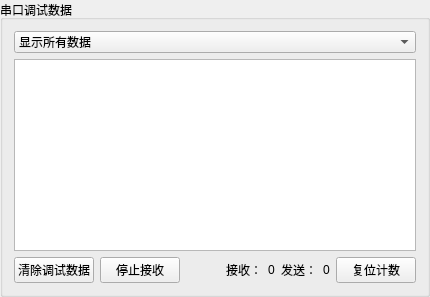
     <widget class="QGroupBox" name="Uart_Data">
      <property name="title">
       <string>串口调试数据</string>
      </property>
      <layout class="QHBoxLayout" name="horizontalLayout_16">
       <item>
        <layout class="QVBoxLayout" name="verticalLayout_5">
         <item>
          <widget class="QComboBox" name="comboBox_Show_Mode">
           <item>
            <property name="text">
             <string>显示所有数据</string>
            </property>
           </item>
           <item>
            <property name="text">
             <string>仅显示发送数据</string>
            </property>
           </item>
           <item>
            <property name="text">
             <string>仅显示接收数据</string>
            </property>
           </item>
          </widget>
         </item>
         <item>
          <widget class="QTextEdit" name="textEdit_Data">
           <property name="focusPolicy">
            <enum>Qt::WheelFocus</enum>
           </property>
           <property name="tabChangesFocus">
            <bool>false</bool>
           </property>
           <property name="readOnly">
            <bool>true</bool>
           </property>
           <property name="overwriteMode">
            <bool>false</bool>
           </property>
          </widget>
         </item>
         <item>
          <layout class="QHBoxLayout" name="horizontalLayout_15">
           <item>
            <widget class="QPushButton" name="pushButton_DelData">
             <property name="sizePolicy">
              <sizepolicy hsizetype="Minimum" vsizetype="Preferred">
               <horstretch>0</horstretch>
               <verstretch>0</verstretch>
              </sizepolicy>
             </property>
             <property name="text">
              <string>清除调试数据</string>
             </property>
            </widget>
           </item>
           <item>
            <widget class="QPushButton" name="pushButton_Rec_Mode">
             <property name="text">
              <string>停止接收</string>
             </property>
            </widget>
           </item>
           <item>
            <spacer name="horizontalSpacer_3">
             <property name="orientation">
              <enum>Qt::Horizontal</enum>
             </property>
             <property name="sizeHint" stdset="0">
              <size>
               <width>40</width>
               <height>20</height>
              </size>
             </property>
            </spacer>
           </item>
           <item>
            <widget class="QLabel" name="label_Rec_Text">
             <property name="text">
              <string>接收：</string>
             </property>
            </widget>
           </item>
           <item>
            <widget class="QLabel" name="label_Rec_Num">
             <property name="text">
              <string>0</string>
             </property>
            </widget>
           </item>
           <item>
            <widget class="QLabel" name="label_Send_Text">
             <property name="text">
              <string>发送：</string>
             </property>
            </widget>
           </item>
           <item>
            <widget class="QLabel" name="label_Send_Num">
             <property name="text">
              <string>0</string>
             </property>
            </widget>
           </item>
           <item>
            <widget class="QPushButton" name="pushButton_DelNum">
             <property name="sizePolicy">
              <sizepolicy hsizetype="Minimum" vsizetype="Preferred">
               <horstretch>0</horstretch>
               <verstretch>0</verstretch>
              </sizepolicy>
             </property>
             <property name="text">
              <string>复位计数</string>
             </property>
            </widget>
           </item>
          </layout>
         </item>
        </layout>
       </item>
      </layout>
     </widget>
